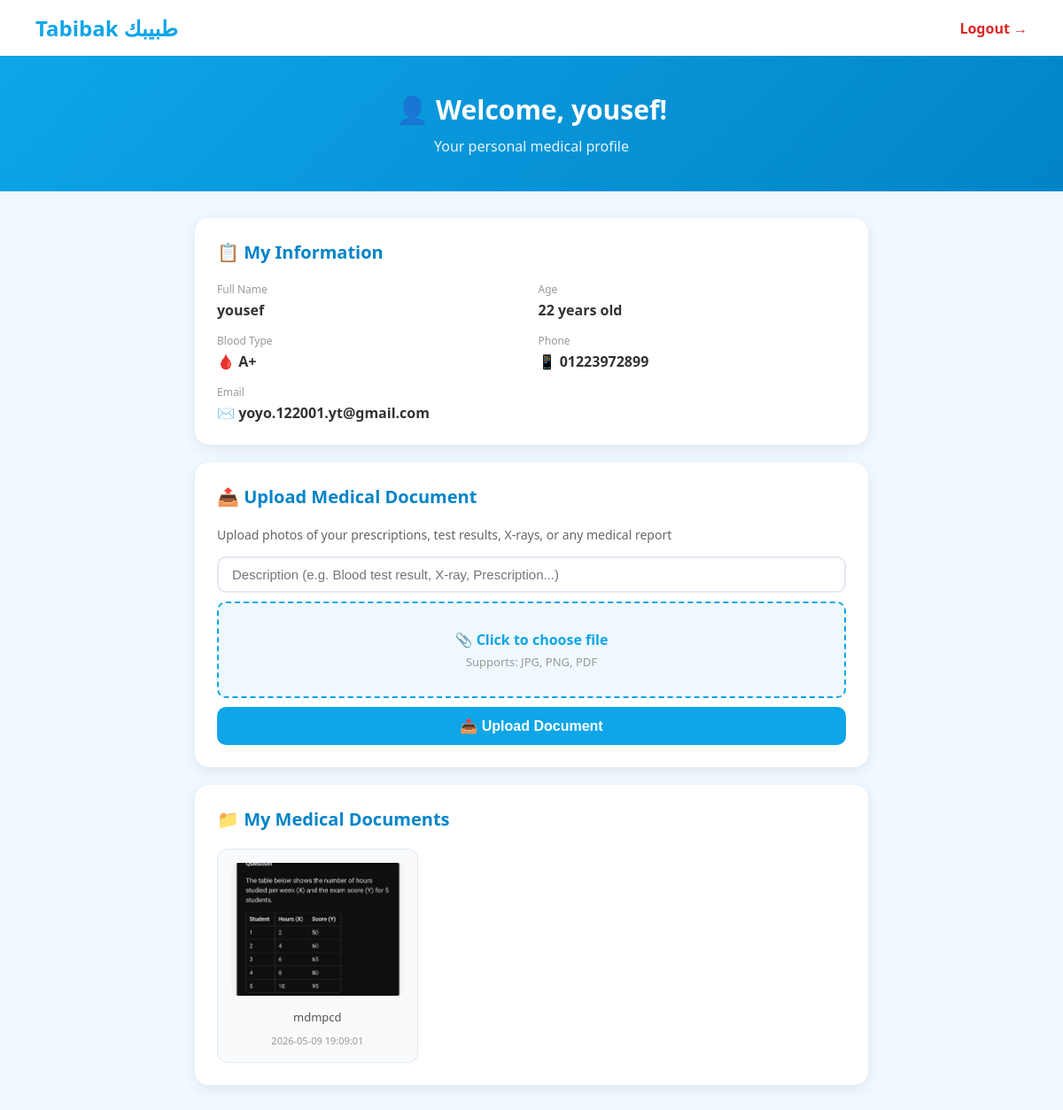
Screenshot of /patient/profile (signed in) with the database file from the repository.
### tables this page shows
CREATE TABLE patients (
        id INTEGER PRIMARY KEY,
        name TEXT,
        email TEXT,
        password TEXT,
        age INTEGER,
        blood_type TEXT,
        phone TEXT
    );

CREATE TABLE medical_documents (
        id INTEGER PRIMARY KEY,
        patient_id INTEGER,
        filename TEXT,
        description TEXT,
        uploaded_at TIMESTAMP DEFAULT CURRENT_TIMESTAMP
    );

### app.py (the view)
@app.route("/patient/profile")
def patient_profile():
    if "patient_id" not in session:
        return redirect("/patient/login")
    conn = sqlite3.connect("tabibak.db")
    cursor = conn.cursor()
    cursor.execute("SELECT * FROM patients WHERE id = ?", (session["patient_id"],))
    patient = cursor.fetchone()
    cursor.execute("SELECT * FROM medical_documents WHERE patient_id = ?", (session["patient_id"],))
    documents = cursor.fetchall()
    conn.close()
    return render_template("patient_profile.html", patient=patient, documents=documents, success=None)

### templates/patient_profile.html (shortened to what this page needs)
<!DOCTYPE html>
<html lang="en">
<head>
</head>
<body>
    <nav>
        <div class="logo">Tabibak طبيبك</div>
        <a href="/patient/logout" class="logout">Logout →</a>
    </nav>
    <div class="hero">
        <h1>👤 Welcome, {{ patient[1] }}!</h1>
        <p>Your personal medical profile</p>
    </div>
    <div class="container">
        <div class="card">
            <h2>📋 My Information</h2>
            <div class="info-grid">
                <div class="info-item">
                    <label>Full Name</label>
                    <p>{{ patient[1] }}</p>
                </div>
                <div class="info-item">
                    <label>Age</label>
                    <p>{{ patient[4] }} years old</p>
                </div>
                <div class="info-item">
                    <label>Blood Type</label>
                    <p>🩸 {{ patient[5] }}</p>
                </div>
                <div class="info-item">
                    <label>Phone</label>
                    <p>📱 {{ patient[6] }}</p>
                </div>
                <div class="info-item">
                    <label>Email</label>
                    <p>✉️ {{ patient[2] }}</p>
                </div>
            </div>
        </div>
        <div class="card">
            <h2>📤 Upload Medical Document</h2>
            <p style="color:#666; margin-bottom:15px; font-size:14px;">Upload photos of your prescriptions, test results, X-rays, or any medical report</p>
            <form method="POST" action="/patient/upload" enctype="multipart/form-data" class="upload-form">
                <input type="text" name="description" placeholder="Description (e.g. Blood test result, X-ray, Prescription...)" required>
                <div class="file-upload">
                    <label for="fileInput">📎 Click to choose file</label>
                    <p>Supports: JPG, PNG, PDF</p>
                </div>
                <button type="submit" class="upload-btn">📤 Upload Document</button>
            </form>
        </div>
        <div class="card">
            <h2>📁 My Medical Documents</h2>
            {% if documents %}
            <div class="documents-grid">
                {% for doc in documents %}
                <div class="doc-card">
                    <img src="/static/uploads/{{ doc[2] }}" alt="{{ doc[3] }}">
                    <p>{{ doc[3] }}</p>
                    <span>{{ doc[4] }}</span>
                </div>
                {% endfor %}
            </div>
            {% else %}
            <div class="no-docs">📂 No documents uploaded yet. Upload your first medical document above!</div>
            {% endif %}
        </div>
    </div>
</body>
</html>

### templates/patient_profile.html (style rules this page uses)
* { margin: 0; padding: 0; box-sizing: border-box; }
body { font-family: 'Segoe UI', sans-serif; background: #f0f9ff; color: #333; }
nav { background: white; padding: 15px 40px; display: flex; justify-content: space-between; align-items: center; box-shadow: 0 2px 10px rgba(0,0,0,0.1); }
.logo { font-size: 24px; font-weight: bold; color: #0ea5e9; }
.logout { color: #dc2626; text-decoration: none; font-weight: 600; }
.hero { background: linear-gradient(135deg, #0ea5e9, #0284c7); color: white; padding: 40px; text-align: center; }
.hero h1 { font-size: 30px; margin-bottom: 10px; }
.hero p { opacity: 0.9; }
.container { max-width: 800px; margin: 30px auto; padding: 0 20px; }
.card { background: white; border-radius: 16px; padding: 25px; margin-bottom: 20px; box-shadow: 0 4px 15px rgba(0,0,0,0.08); }
.card h2 { font-size: 20px; color: #0284c7; margin-bottom: 20px; }
.info-grid { display: grid; grid-template-columns: 1fr 1fr; gap: 15px; }
.info-item label { font-size: 12px; color: #999; display: block; margin-bottom: 4px; }
.info-item p { font-size: 16px; font-weight: 600; color: #333; }
.upload-form { margin-top: 10px; }
.upload-form input[type="text"] { width: 100%; padding: 10px 15px; border: 2px solid #e2e8f0; border-radius: 10px; font-size: 15px; margin-bottom: 10px; outline: none; }
.file-upload { border: 2px dashed #0ea5e9; border-radius: 10px; padding: 30px; text-align: center; margin-bottom: 10px; cursor: pointer; background: #f0f9ff; }
.file-upload label { cursor: pointer; color: #0ea5e9; font-weight: 600; font-size: 16px; }
.file-upload p { color: #999; font-size: 13px; margin-top: 5px; }
.upload-btn { width: 100%; padding: 12px; background: #0ea5e9; color: white; border: none; border-radius: 10px; font-size: 16px; font-weight: bold; cursor: pointer; }
.documents-grid { display: grid; grid-template-columns: repeat(auto-fill, minmax(200px, 1fr)); gap: 15px; margin-top: 10px; }
.doc-card { background: #f8fafc; border-radius: 12px; padding: 15px; text-align: center; border: 1px solid #e2e8f0; }
.doc-card img { width: 100%; height: 150px; object-fit: cover; border-radius: 8px; margin-bottom: 10px; }
.doc-card p { font-size: 13px; color: #555; margin-bottom: 5px; }
.doc-card span { font-size: 11px; color: #999; }

### rows the page displays
patients: name "yousef", age "22", blood_type "A+", phone "01223972899", email "yoyo.122001.yt@gmail.com"
medical_documents: filename (picture), description "mdmpcd", uploaded_at "2026-05-09 19:09:01"
